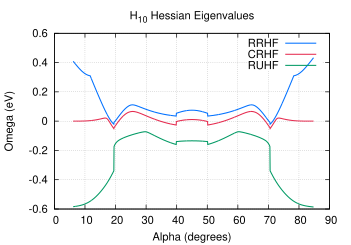

This figure's gnuplot source:
set term postscript enhanced eps color "Palatino" 16
set size 0.7, 0.7
set encoding iso

# Set line styles
set style line  1 lt 1 lw 3 lc rgb "#0070FF" pt 6    # blue
set style line  2 lt 1 lw 3 lc rgb "#E52B50" pt 6    # red
set style line  3 lt 1 lw 3 lc rgb "#009A63" pt 6    # green
set style line  4 lt 1 lw 3 lc rgb "#702963" pt 6    # purple
set style line  5 lt 1 lw 3 lc rgb "#F28500" pt 6    # orange
set style line  6 lt 1 lw 3 lc rgb "#00BFFF" pt 6    # deep sky blue
set style line  7 lt 1 lw 3 lc rgb "#FF91A4" pt 6    # pink
set style line  8 lt 1 lw 3 lc rgb "#50C878" pt 6    # light green
set style line  9 lt 1 lw 3 lc rgb "#C9A0DC" pt 6    # lavender
set style line 10 lt 1 lw 3 lc rgb "#000000" pt 6    # black
set style line 11 lt 2 lw 3 lc rgb "#0070FF" pt 6    # blue
set style line 12 lt 2 lw 3 lc rgb "#E52B50" pt 6    # red
set style line 13 lt 2 lw 3 lc rgb "#009A63" pt 6    # green
set style line 14 lt 2 lw 3 lc rgb "#702963" pt 6    # purple
set style line 15 lt 2 lw 3 lc rgb "#F28500" pt 6    # orange
set style line 16 lt 2 lw 3 lc rgb "#00BFFF" pt 6    # deep sky blue
set style line 17 lt 2 lw 3 lc rgb "#FF91A4" pt 6    # pink
set style line 18 lt 2 lw 3 lc rgb "#50C878" pt 6    # light green
set style line 19 lt 2 lw 3 lc rgb "#C9A0DC" pt 6    # lavender
set style line 20 lt 2 lw 3 lc rgb "#000000" pt 6    # black
set style line 100 lt 1 lw 1 lc rgb "#FFFFFF"

set title "H_{10} Hessian Eigenvalues"
set xlabel "Alpha (degrees)"
set ylabel "Omega (eV)"
set xtics 0, 10.0
#set x2tics ( 45.00 ) format "" scale 0
set grid xtics x2tics ytics

set output "h10_2rows_hess.eps"
set xrange [0:*]
set yrange [*:*]
plot "h10_2rows_hess" u 1:3 w l ls 1 ti "RRHF",  \
     "h10_2rows_hess" u 1:4 w l ls 2 ti "CRHF",  \
     "h10_2rows_hess" u 1:5 w l ls 3 ti "RUHF"
